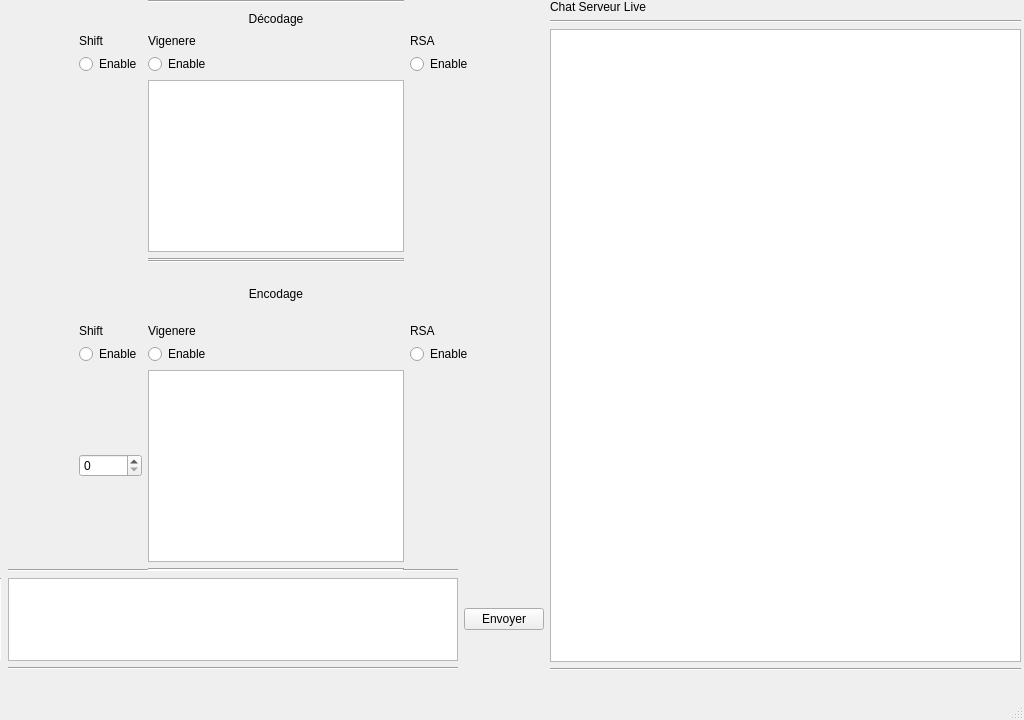
<?xml version="1.0" encoding="UTF-8"?>
<ui version="4.0">
 <class>MainWindow</class>
 <widget class="QMainWindow" name="MainWindow">
  <property name="geometry">
   <rect>
    <x>0</x>
    <y>0</y>
    <width>1024</width>
    <height>720</height>
   </rect>
  </property>
  <property name="windowTitle">
   <string>MainWindow</string>
  </property>
  <widget class="QWidget" name="centralwidget">
   <widget class="QWidget" name="verticalLayoutWidget">
    <property name="geometry">
     <rect>
      <x>550</x>
      <y>0</y>
      <width>471</width>
      <height>671</height>
     </rect>
    </property>
    <layout class="QVBoxLayout" name="verticalLayout">
     <item>
      <widget class="QLabel" name="label">
       <property name="text">
        <string>Chat Serveur Live</string>
       </property>
      </widget>
     </item>
     <item>
      <widget class="Line" name="line">
       <property name="orientation">
        <enum>Qt::Horizontal</enum>
       </property>
      </widget>
     </item>
     <item>
      <widget class="QTextBrowser" name="textBrowser"/>
     </item>
     <item>
      <widget class="Line" name="line_2">
       <property name="orientation">
        <enum>Qt::Horizontal</enum>
       </property>
      </widget>
     </item>
    </layout>
   </widget>
   <widget class="QWidget" name="gridLayoutWidget_2">
    <property name="geometry">
     <rect>
      <x>-1</x>
      <y>569</y>
      <width>551</width>
      <height>101</height>
     </rect>
    </property>
    <layout class="QGridLayout" name="gridLayout_2">
     <item row="1" column="3">
      <widget class="QPushButton" name="Envoyer">
       <property name="text">
        <string>Envoyer</string>
       </property>
      </widget>
     </item>
     <item row="1" column="1">
      <widget class="QPlainTextEdit" name="plainTextEdit"/>
     </item>
     <item row="1" column="0">
      <widget class="Line" name="line_4">
       <property name="orientation">
        <enum>Qt::Vertical</enum>
       </property>
      </widget>
     </item>
     <item row="0" column="1">
      <widget class="Line" name="line_3">
       <property name="orientation">
        <enum>Qt::Horizontal</enum>
       </property>
      </widget>
     </item>
     <item row="2" column="1">
      <widget class="Line" name="line_5">
       <property name="orientation">
        <enum>Qt::Horizontal</enum>
       </property>
      </widget>
     </item>
     <item row="1" column="4">
      <widget class="Line" name="line_6">
       <property name="orientation">
        <enum>Qt::Horizontal</enum>
       </property>
      </widget>
     </item>
    </layout>
   </widget>
   <widget class="QWidget" name="gridLayoutWidget_3">
    <property name="geometry">
     <rect>
      <x>0</x>
      <y>260</y>
      <width>551</width>
      <height>311</height>
     </rect>
    </property>
    <layout class="QGridLayout" name="gridLayout_3">
     <item row="2" column="4">
      <widget class="QLabel" name="label_5">
       <property name="text">
        <string>RSA</string>
       </property>
      </widget>
     </item>
     <item row="2" column="3">
      <widget class="QLabel" name="label_4">
       <property name="text">
        <string>Vigenere</string>
       </property>
      </widget>
     </item>
     <item row="5" column="3">
      <widget class="QTextBrowser" name="textBrowser_2"/>
     </item>
     <item row="3" column="4">
      <widget class="QRadioButton" name="radioButton_3">
       <property name="text">
        <string>Enable</string>
       </property>
      </widget>
     </item>
     <item row="1" column="0">
      <spacer name="verticalSpacer">
       <property name="orientation">
        <enum>Qt::Vertical</enum>
       </property>
       <property name="sizeHint" stdset="0">
        <size>
         <width>20</width>
         <height>40</height>
        </size>
       </property>
      </spacer>
     </item>
     <item row="3" column="5">
      <spacer name="horizontalSpacer_3">
       <property name="orientation">
        <enum>Qt::Horizontal</enum>
       </property>
       <property name="sizeHint" stdset="0">
        <size>
         <width>40</width>
         <height>20</height>
        </size>
       </property>
      </spacer>
     </item>
     <item row="2" column="1">
      <widget class="QLabel" name="label_3">
       <property name="text">
        <string>Shift</string>
       </property>
      </widget>
     </item>
     <item row="3" column="3">
      <widget class="QRadioButton" name="radioButton_2">
       <property name="text">
        <string>Enable</string>
       </property>
      </widget>
     </item>
     <item row="5" column="1">
      <widget class="QSpinBox" name="spinBox"/>
     </item>
     <item row="1" column="3">
      <widget class="QLabel" name="label_6">
       <property name="text">
        <string>Encodage</string>
       </property>
       <property name="scaledContents">
        <bool>false</bool>
       </property>
       <property name="alignment">
        <set>Qt::AlignCenter</set>
       </property>
      </widget>
     </item>
     <item row="3" column="1">
      <widget class="QRadioButton" name="radioButton">
       <property name="text">
        <string>Enable</string>
       </property>
      </widget>
     </item>
     <item row="3" column="0">
      <spacer name="horizontalSpacer_2">
       <property name="orientation">
        <enum>Qt::Horizontal</enum>
       </property>
       <property name="sizeHint" stdset="0">
        <size>
         <width>40</width>
         <height>20</height>
        </size>
       </property>
      </spacer>
     </item>
     <item row="0" column="3">
      <widget class="Line" name="line_8">
       <property name="orientation">
        <enum>Qt::Horizontal</enum>
       </property>
      </widget>
     </item>
     <item row="6" column="3">
      <widget class="Line" name="line_9">
       <property name="orientation">
        <enum>Qt::Horizontal</enum>
       </property>
      </widget>
     </item>
    </layout>
   </widget>
   <widget class="QWidget" name="gridLayoutWidget_4">
    <property name="geometry">
     <rect>
      <x>0</x>
      <y>0</y>
      <width>551</width>
      <height>261</height>
     </rect>
    </property>
    <layout class="QGridLayout" name="gridLayout_4">
     <item row="3" column="0">
      <spacer name="horizontalSpacer_5">
       <property name="orientation">
        <enum>Qt::Horizontal</enum>
       </property>
       <property name="sizeHint" stdset="0">
        <size>
         <width>40</width>
         <height>20</height>
        </size>
       </property>
      </spacer>
     </item>
     <item row="1" column="3">
      <widget class="QLabel" name="label_10">
       <property name="text">
        <string>Décodage</string>
       </property>
       <property name="scaledContents">
        <bool>false</bool>
       </property>
       <property name="alignment">
        <set>Qt::AlignCenter</set>
       </property>
      </widget>
     </item>
     <item row="5" column="3">
      <widget class="QTextBrowser" name="textBrowser_3"/>
     </item>
     <item row="3" column="3">
      <widget class="QRadioButton" name="radioButton_5">
       <property name="text">
        <string>Enable</string>
       </property>
      </widget>
     </item>
     <item row="3" column="4">
      <widget class="QRadioButton" name="radioButton_4">
       <property name="text">
        <string>Enable</string>
       </property>
      </widget>
     </item>
     <item row="3" column="1">
      <widget class="QRadioButton" name="radioButton_6">
       <property name="text">
        <string>Enable</string>
       </property>
      </widget>
     </item>
     <item row="2" column="4">
      <widget class="QLabel" name="label_7">
       <property name="text">
        <string>RSA</string>
       </property>
      </widget>
     </item>
     <item row="2" column="3">
      <widget class="QLabel" name="label_8">
       <property name="text">
        <string>Vigenere</string>
       </property>
      </widget>
     </item>
     <item row="2" column="1">
      <widget class="QLabel" name="label_9">
       <property name="text">
        <string>Shift</string>
       </property>
      </widget>
     </item>
     <item row="6" column="3">
      <widget class="Line" name="line_7">
       <property name="orientation">
        <enum>Qt::Horizontal</enum>
       </property>
      </widget>
     </item>
     <item row="3" column="5">
      <spacer name="horizontalSpacer_4">
       <property name="orientation">
        <enum>Qt::Horizontal</enum>
       </property>
       <property name="sizeHint" stdset="0">
        <size>
         <width>40</width>
         <height>20</height>
        </size>
       </property>
      </spacer>
     </item>
     <item row="1" column="0">
      <spacer name="verticalSpacer_2">
       <property name="orientation">
        <enum>Qt::Vertical</enum>
       </property>
       <property name="sizeHint" stdset="0">
        <size>
         <width>20</width>
         <height>40</height>
        </size>
       </property>
      </spacer>
     </item>
     <item row="0" column="3">
      <widget class="Line" name="line_10">
       <property name="orientation">
        <enum>Qt::Horizontal</enum>
       </property>
      </widget>
     </item>
    </layout>
   </widget>
  </widget>
  <widget class="QMenuBar" name="menubar">
   <property name="geometry">
    <rect>
     <x>0</x>
     <y>0</y>
     <width>1024</width>
     <height>22</height>
    </rect>
   </property>
  </widget>
  <widget class="QStatusBar" name="statusbar"/>
 </widget>
 <resources/>
 <connections/>
</ui>
